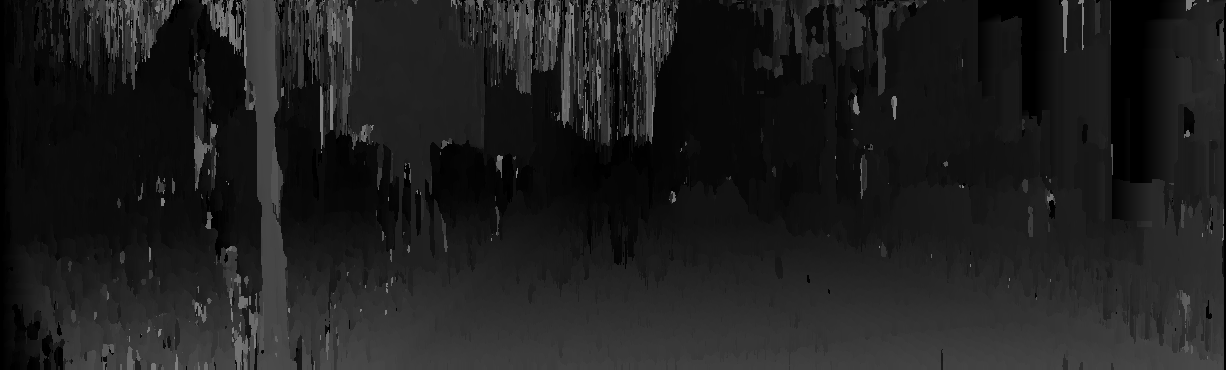
//> input picture PREVEDI01/Disp_2.png, 1226 x 370 px, given in place of Disp_2.png_10.png, which was not available
$ ./genera_train ../PREVEDI01/Disp_2.png   (built with g++ and OpenCV 4)
//> lines starting //> are read from the running program, lines starting //| are printed output that depends on the picture; pictures that were not available may be replaced by others from this repository, and a replacement may not be noted
### GENERATORE TRAIN 01/census.h
#ifndef CENSUS_H
#define CENSUS_H

#include <opencv/highgui.h>
#include <opencv/cxcore.h>
#include <opencv/cv.h>

uchar hamming_Distance(uchar left, uchar right);


int census_Transform_Binary(IplImage *image, IplImage *result,int window);

int census_Transform_Ternary(IplImage *image, IplImage *result,int window);

int census_Transform_Binary_Cross(IplImage *image, IplImage *result,int window);

int census_Transform_Ternary_Cross(IplImage *image, IplImage *result,int window);

int sparse_Census_Transform(IplImage *image, IplImage *result,int window);

int mini_Census_Transform(IplImage *image, IplImage *result);

int hamming_Distance_bis(int left, int right);

int hamming_Aggregation(IplImage *L_Trasformed, IplImage *R_Trasformed,int x_L,int y_L,int x_R, int y_R);

#endif

### GENERATORE TRAIN 01/cost.h
#ifndef COST_H
#define COST_H

#include <stdlib.h>
#include "DSI.h"

typedef struct
{
	int costoCentrale;
	int costoDestro;
	int costoSinistro;
} costi;

void findTotalCost(t_DSI *DSI,costi **totalCostMatrix);

#endif

### GENERATORE TRAIN 01/disparity.h
#ifndef DISPARITY_H
#define DISPARITY_H

#include <stdio.h>
#include <stdlib.h>
#include <opencv/highgui.h>
#include <opencv/cxcore.h>
#include <opencv/cv.h>

int **findDisparity(int *v,int w, int h,int dMax);

void getDisparityMap(int *v,int w, int h,int dMax,int offset, IplImage *disparityImage);

#endif

### GENERATORE TRAIN 01/typeSS.h
#ifndef TYPESS_H
#define TYPESS_H

enum typeSS {LEFT_RIGHT, RIGHT_LEFT, UP_DOWN, DOWN_UP, UPLEFT_DOWNRIGHT, DOWNRIGHT_UPLEFT, DOWNLEFT_UPRIGHT, UPRIGHT_DOWNLEFT};

#endif

### GENERATORE TRAIN 01/DSI.h
#ifndef DSI_H
#define DSI_H

#include <stdlib.h>
#include <stdio.h>
#include <opencv/highgui.h>
#include <opencv/cxcore.h>
#include <opencv/cv.h>
#include "typeSS.h"

typedef struct _DSI
{
	int width;
	int height;
	int dMax;
	int  *values;
} t_DSI;

t_DSI* create_DSI(int width, int height, int dmax);

void free_DSI(t_DSI * DSI);

#define DSI_ELEMENT(DSI,x,y,d) *(DSI->values+ d*DSI->width*DSI->height +y*DSI->width +x);

void add_costs_array_DSI(t_DSI* DSI, int x, int y, int* costs_array);

void disparity_map(t_DSI* DSI, IplImage* disparity_map);

void printDSI(t_DSI * DSI, char* filename);

t_DSI* readDSI(char* filename);

#endif

### GENERATORE TRAIN 01/SGM.h
#ifndef SGM_H
#define SGM_H

#include "DSI.h"
#include "kitti.h"

void SGM();

void compute(IplImage* L, IplImage* R, int dMax, float P1, float P2, t_DSI* DSI, int mask, t_DSI** scanline_DSI);

void single_scanline(IplImage* L, IplImage* R, int dMax, float P1, float P2, t_DSI* DSI, int type);

void init_xy(int*x, int*y, int width, int height, int typeSS);

int scan_xy(int* x,int* y,int width,int height, int typeSS);

void global_costs(IplImage *L, IplImage* R, int x, int y, int dMax, float P1, float P2, int* previous_global_costs, int* global_costs);

int cost(IplImage* L, IplImage* R, int x, int y, int d);

float adjust_P2(IplImage* image, int x, int y, int previous_x, int previous_y, float P2);

#endif

### GENERATORE TRAIN 01/kitti.h
#ifndef KITTI_H
#define KITTI_H

#include <opencv/highgui.h>
#include <opencv/cxcore.h>
#include <opencv/cv.h>

//Evalutation area
#ifndef ALL_PIXELS
#define ALL_PIXELS 0
#endif

#ifndef ESTIMATED_PIXELS
#define ESTIMATED_PIXELS 1
#endif

IplImage* KITTI_load_image(char* KITTI_file_name);
void KITTI_save_image(IplImage *KITTI_Image, char* new_KITTI_file_name);
void KITTI_create_disparity_map(IplImage *KITTI_disparity_Image,float** data);
int KITTI_evaluate(char* path_Disparity_map,char*path_GroundTruth_noc,char*path_GroundTruth_occ);
void KITTI_interpolate_BackGround(float** data,int w, int h);

#endif

### GENERATORE TRAIN 01/matrix.h
int **trovaMinimi(int *vettore,int w, int h,int d);

int **trovaDisparitaL(int *vettore,int w, int h,int d);

int **trovaDisparitaR(int *vettore,int w, int h,int d);


int findSecondMinimums(int *vettore,int w, int h,int dMax, int** secondMinimumMatrix);

int findLocalMinimum(int *vettore,int w, int h,int dMax, int** localMinimumMatrix);

### GENERATORE TRAIN 01/census.c
#include <opencv/highgui.h>
#include <opencv/cxcore.h>
#include <opencv/cv.h>
#include "census.h"


// [166 lines left out: functions evaluate_Census_Binary, evaluate_Census_Tris, evaluate_Mini_Census, compare_Value_Ternary, not called in this run]

uchar compare_Value_Binary(uchar center, uchar other){

	uchar census=0,bit=0;

	if(center>=other){
		bit = 1;
		census <<= 1;
		census+=bit;
	}else{
		bit = 0;
		census <<= 1;
		census+=bit;
	}

	return census;

}

// [56 lines left out: functions evaluate_Census, hamming_Distance, not called in this run]

int census_Transform_Binary(IplImage *image, IplImage *result,int window){

	int i,j,h,w,dim,x,y;
	long census,bit,centerCount;
	uchar center,left,right,up,down;
	IplImage *temp = cvCreateImage(cvSize(image->width+(window-1),image->height+(window-1)),8,1);

	dim=window/2;
	h=temp->height;
	w=temp->width;

	//Costruisco un'immagine nuova con un bordo grande come window/2, in modo tale da poter fare
	//la trasformata anche ai pixel che non hanno i vicini destri o sinistri
	for(i=0;i<h;i++){
		for(j=0;j<w;j++){
			if(i<dim || j<dim || i>=h-dim || j>=w-dim){
				CV_IMAGE_ELEM(temp,uchar,i,j)=0;
			}else{
				CV_IMAGE_ELEM(temp,uchar,i,j)=CV_IMAGE_ELEM(image,uchar,i-dim,j-dim);
			}
		}
	}
	for(i=dim;i<h-dim;i++){
		for(j=dim;j<w-dim;j++){
			census=0;
			centerCount=0;
			for (x=i-dim;x<=i+dim;x++){
				for(y=j-dim;y<=j+dim;y++){
					if(centerCount!=window*window/2){//scarto il pixel centrale
						census <<= 1;
						bit = compare_Value_Binary(CV_IMAGE_ELEM(temp,uchar,i,j),CV_IMAGE_ELEM(temp,uchar,x,y));
						census+=bit;
					}
					centerCount++;
				}
			}
			CV_IMAGE_ELEM(result,uchar,i,j)=census;
			//printf("%ld - %d\n", census, CV_IMAGE_ELEM(result,uchar,i,j));
		}
	}
	return 1;

}

// [190 lines left out: functions census_Transform_Ternary, census_Transform_Binary_Cross, census_Transform_Ternary_Cross, sparse_Census_Transform, mini_Census_Transform, not called in this run]


int hamming_Aggregation(IplImage *L_Trasformed, IplImage *R_Trasformed,int x_L,int y_L,int x_R, int y_R){

	int i,j,h,w,dim=5/2,x,y,total=0;

	for(i=y_L-dim;i<=y_L+dim;i++){
		for(j=x_L-dim;j<=x_L+dim;j++){
			total += hamming_Distance_bis(CV_IMAGE_ELEM(L_Trasformed,uchar,i+dim,j+dim),CV_IMAGE_ELEM(R_Trasformed,uchar,i+dim,j+dim+(x_R-x_L)));
		}
	}

	return total;
}

int hamming_Distance_bis(int left, int right){

	int distance=0;
	int val = left ^ right;

	while (val!=0)
	{
		val = val & (val-1);
		distance++;
	}

	return distance;

}


// [14 lines left out: function hamming_Distance, not called in this run]

### GENERATORE TRAIN 01/DSI.c
#include "DSI.h"
#pragma warning (disable : 4996)

// [5 lines left out: function free_DSI, not called in this run]

t_DSI* create_DSI(int width, int height, int dMax)
{
	int *values;
	t_DSI* DSI=(t_DSI*)malloc(sizeof(t_DSI));
	DSI->dMax=dMax;
	DSI->width=width;
	DSI->height=height;
	values=(int*)malloc(sizeof(int)*(dMax+1)*width*height);
	DSI->values=values;

	//Valori del DSI settati a -1
	memset(DSI->values,-1,(dMax+1)*width*height*sizeof(int));

	return DSI;
}

void add_costs_array_DSI(t_DSI* DSI, int x, int y, int* costs_array)
{
	//Al primo inserimento i campi saranno uguali a -1, quindi viene salvato il valore
	//Altrimenti viene sommato al valore precedentemente salvato

	int d;
	int * v;
	for(d=0;d<DSI->dMax+1;d++)
	{
		v=(DSI->values+ d*DSI->width*DSI->height +y*DSI->width +x);
		if(*v<0)
			*v=costs_array[d];
		else
			*v+=costs_array[d];
	}
}

// [64 lines left out: functions disparity_map, printDSI, readDSI, not called in this run]

### GENERATORE TRAIN 01/SGM.c
#include "SGM.h"
#include "census.h"
#include <omp.h>

// [25 lines of commented-out code are left out]
void compute(IplImage* L, IplImage* R, int dMax, float P1, float P2, t_DSI* DSI, int mask, t_DSI** scanline_DSI)
{
	int i;
	int x, y, d;

	IplImage* censusL=cvCreateImage(cvSize(L->width,L->height),L->depth,L->nChannels),* censusR=cvCreateImage(cvSize(R->width,R->height),R->depth,R->nChannels);

	//census_Transform(L,censusL,9);
	//census_Transform(R,censusR,9);

	census_Transform_Binary(L, censusL,9);
	census_Transform_Binary(R, censusR,9);


	clock_t start = clock();
//la pragma mi fa andare il ciclo in parallelo sui vari core, così riduco di molto i tempi di esecuzione
	 #pragma omp parallel for private (i)
	for(i=0;i<8;i++)
	{
		printf("Running scanline %d\n", i);
		//Maschera per selezionare quale/i singola/e scanline utilizzare per la costruzione del DSI
		if((mask >> i) & 1)
		{
			scanline_DSI[i] = create_DSI(L->width, R->height, dMax);

			//Invocazione della singola scanline
			single_scanline(censusL, censusR, dMax, P1, P2, scanline_DSI[i], i);
		}
	}

// [10 lines of commented-out code are left out]
	clock_t end = clock();
	printf("Time for scanline %d: %f seconds\n", i, (end - start) / (float)CLOCKS_PER_SEC);


}

void single_scanline(IplImage* L, IplImage* R, int dMax, float P1, float P2, t_DSI* DSI, int type)
{
	//Dichiarazione delle variabili locali
	int x,y,scan,previous_x,previous_y,dim,h,w,i,j;
	int* previous_global_costs;
	int* current_global_costs;
	int height=L->height;
	int width=L->width;

	IplImage *temp_L = cvCreateImage(cvSize(L->width+(5-1),L->height+(5-1)),8,1);
	IplImage *temp_R = cvCreateImage(cvSize(R->width+(5-1),R->height+(5-1)),8,1);

	//Creazione immagini per aggregazione dei costi
	dim=5/2;
	h=temp_L->height;
	w=temp_L->width;

	for(i=0;i<h;i++){
		for(j=0;j<w;j++){
			if(i<dim || j<dim || i>=h-dim || j>=w-dim){
				CV_IMAGE_ELEM(temp_L,uchar,i,j)=0;
				CV_IMAGE_ELEM(temp_R,uchar,i,j)=0;
			}else{
				CV_IMAGE_ELEM(temp_L,uchar,i,j)=CV_IMAGE_ELEM(L,uchar,i-dim,j-dim);
				CV_IMAGE_ELEM(temp_R,uchar,i,j)=CV_IMAGE_ELEM(R,uchar,i-dim,j-dim);
			}
		}
	}

	//Allocazione dell'array dei costi precedenti
	previous_global_costs=(int*)calloc(sizeof(int),(dMax+1));

	//Inizializzazione delle variabili posizionali d'appoggio in base al tipo di scanline
	init_xy(&x, &y, width, height, type);
	previous_x=x;
	previous_y=y;

	//Ciclo unico per tutta la singola scanline, la variabile di ritorno della funzione scan_xy() indica se la scanline è conclusa,
	// se è necessario resettare l'array dei costi precedenti o se procedere senza interventi

	while(scan=scan_xy(&x,&y,width,height,type))
	{
		float adjusted_P2;

		if(scan>1)
			//Reset dell'array dei costi precedenti
			memset(previous_global_costs,0,(dMax+1)*sizeof(int));

		//Allocazione dell'array dei costo correnti
		current_global_costs=(int*)calloc(sizeof(int),(dMax+1));

		//Calcolo dello smoothness penalty P2 dinamico
		adjusted_P2=adjust_P2(L, x, y, previous_x, previous_y, P2);

		//Calcolo dei costi globali
		global_costs(temp_L, temp_R, x, y, dMax, P1, adjusted_P2, previous_global_costs, current_global_costs);

		//Aggiunta dell'array al DSI
		add_costs_array_DSI(DSI, x, y, current_global_costs);

		//L'array dei costi correnti viene copiato nell'array dei costi precedenti
		memcpy(previous_global_costs, current_global_costs, (dMax+1)*sizeof(int));

		//Deallocazione dell'array dei costi correnti
		free(current_global_costs);

		previous_x=x;
		previous_y=y;
	}
	free(previous_global_costs);

}

void init_xy(int*x, int*y, int width, int height, int typeSS)
{
	if(typeSS==LEFT_RIGHT)
	{
		*x=-1;
		*y=0;
		return;
	}

	if(typeSS==RIGHT_LEFT)
	{
		*x=width;
		*y=0;
		return;
	}

	if(typeSS==UP_DOWN)
	{
		*x=0;
		*y=-1;
		return;
	}

	if(typeSS==DOWN_UP)
	{
		*x=0;
		*y=height;
		return;
	}
	if(typeSS==UPLEFT_DOWNRIGHT)
	{
		*x=-1;
		*y=height-2;
		return;
	}

	if(typeSS==DOWNRIGHT_UPLEFT)
	{
		*x=width;
		*y=1;
		return;
	}

	if(typeSS==DOWNLEFT_UPRIGHT)
	{
		*x=-1;
		*y=1;
		return;
	}

	if(typeSS==UPRIGHT_DOWNLEFT)
	{
		*x=width;
		*y=height-2;
		return;
	}
}

int scan_xy(int* x,int* y,int width,int height, int typeSS)
{
	/*
	Per ogni invocazione restituisce:
	0 se la scanline è conclusa
	2 se è conclusa una riga e quindi è necessario resettare l'array d'appoggio
	1 altrimenti
	*/

	if(typeSS==LEFT_RIGHT)
	{
		if(*y>=height-1 && *x>=width-1)
			return 0;
		if(*x>=width-1)
		{
			*y+=1;
			*x=0;
			return 2;
		}
		else
			*x+=1;
		return 1;
	}

	if(typeSS==RIGHT_LEFT)
	{
		if(*y>=height-1 && *x<=0)
			return 0;
		if(*x<=0)
		{
			*y+=1;
			*x=width-1;
			return 2;
		}
		else
			*x-=1;
		return 1;
	}

	if(typeSS==UP_DOWN)
	{
		if(*x>=width-1 && *y>=height-1)
			return 0;
		if(*y>=height-1)
		{
			*x+=1;
			*y=0;
			return 2;
		}
		else
			*y+=1;
		return 1;
	}

	if(typeSS==DOWN_UP)
	{
		if(*x>=width-1 && *y<=0)
			return 0;

		if(*y<=0)
		{
			*x+=1;
			*y=height-1;
			return 2;
		}
		else
			*y-=1;
		return 1;
	}

	if(typeSS==UPLEFT_DOWNRIGHT)
	{
		if(*x>=width-1 && *y<=0)
			return 0;
		if(*x>=width-1 || *y>=height-1)
		{
			if(*x<height-1)
			{
				*y-=(*x+1);
				*x=0;
			}
			else
			{
				*x-=(*y-1);
				*y=0;
			}
			return 2;
		}
		else
		{
			*x+=1;
			*y+=1;
			return 1;
		}
	}

	if(typeSS==DOWNRIGHT_UPLEFT)
	{
		if(*x<=0 && *y>=height-1)
			return 0;
		if(*y<=0 || *x<=0)
		{
			if(*x>width-height)
			{
				*y=width-*x;
				*x=width-1;
			}
			else
			{
				*x+=(height-2-*y);
				*y=height-1;
			}
			return 2;
		}
		else
		{
			*x-=1;
			*y-=1;
		}
		return 1;
	}

	if(typeSS==DOWNLEFT_UPRIGHT)
	{
		if(*x>=width-1 && *y>=height-1)
			return 0;
		if(*x>=width-1 || *y<=0)
		{
			if(*x<height-1)
			{
				*y=*x+1;
				*x=0;
			}
			else
			{
				*x-=(height-2-*y);
				*y=height-1;
			}
			return 2;
		}
		else
		{
			*y-=1;
			*x+=1;
		}
		return 1;
	}

	if(typeSS==UPRIGHT_DOWNLEFT)
	{
		if(*x<=0 && *y<=0)
			return 0;
		if(*x<=0 ||*y>=height-1)
		{
			if(*x>width-height)
			{
				*y=height-(width-*x+1);
				*x=width-1;
			}
			else
			{
				*x+=(*y-1);
				*y=0;
			}
			return 2;
		}
		else
		{
			*x-=1;
			*y+=1;
		}
		return 1;
	}
}

void global_costs(IplImage *L, IplImage* R, int x, int y, int dMax, float P1, float P2, int* previous_global_costs, int* global_costs)
{
	/*
	Non è necessario considerare tutti i valori delle disparità del punto precedente,
	ma al più 4 valori per trovare il costo minore:

	1)Costo del punto precedente alla disparità corrente
	2)Costo del punto precedente alla disparità strettamente minore alla disparità corrente (se non sto considerando la disparità 0)
	3)Costo del punto precedente alla disparità strettamente maggiore alla disparità corrente (se non sto considerando la disparità dMax)
	4)Costo minore del punto precedente + P2 che sarà il valore massimo che può assumere il costo corrente a meno del costo puntuale
	*/

	int i,threshold_cost=INT_MAX;
	for(i=0;i<dMax+1;i++)
	{
		if(previous_global_costs[i]<threshold_cost)
			threshold_cost=previous_global_costs[i];
	}
	threshold_cost+=P2;
	for(i=0;i<dMax+1;i++)
	{
		int best_cost=previous_global_costs[i];
		if(i>0 && previous_global_costs[i-1]+P1<best_cost)
			best_cost=previous_global_costs[i-1]+P1;
		if(i<dMax && previous_global_costs[i+1]+P1<best_cost)
			best_cost=previous_global_costs[i+1]+P1;
		if(threshold_cost<best_cost)
			best_cost=threshold_cost;
		global_costs[i]=cost(L, R, x, y, i)+best_cost-(threshold_cost-P2);
	}
}

int cost(IplImage* L, IplImage* R, int x, int y, int d)
{
	int x_R=x-d;
	if(x_R<0)
		x_R=0;
	return hamming_Aggregation(L,R,x,y,x_R,y);//hamming_Distance(CV_IMAGE_ELEM(L,uchar,y,x*L->nChannels),CV_IMAGE_ELEM(R,uchar,y,x_R*L->nChannels))*20;
}

float adjust_P2(IplImage* image, int x, int y, int previous_x, int previous_y, float P2)
{
	return P2;
	// [16 lines of commented-out code are left out]
}

### GENERATORE TRAIN 01/genera_train.cpp
#include <stdio.h>
#include <stdlib.h>
#include <opencv/highgui.h>
#include <opencv/cxcore.h>
#include <opencv/cv.h>

#include "matrix.h"
#include "kitti.h"
#include "SGM.h"
#include "disparity.h"

#include <math.h>
#include <omp.h>

#define BYTE unsigned char

using namespace std;
using namespace cv;

#define RADIUS 4

//prende una mappa di disparità, la ground truth, calcola tutte le varie features, il risultato, e genera il csv
// [184 lines left out: function crea_csv, not called in this run]

int main(int argc, char **argv){

//dMin e dMax delle DSI
	int dMin=0;
	int dMax=127;

	int res,i,j,d=0,z;
	int scale_factor=16;

//matrici dei minimi per SGM
	int **matriceMinimiIndexL;

	char nome[20];

//vettore di 8 DSI, una per ciascuna delle 8 direzioni usate da SGM
	t_DSI* scanline_DSI[8];

	IplImage *OutputImageL=NULL;
	IplImage *OutputImageR=NULL;
	IplImage *KITTI_Output_Image_L= NULL;
	IplImage *KITTI_Output_Image_R= NULL;

//dal momento che tutte le immagini di KITTI sono in un path fisso ed i nomi hanno lo stesso formato, prendo in ingresso un numero id che indica con quale coppia
//di KITTI lavorerò. In questo modo per generare un train da più immagini basta lanciare un for da terminale e via

	if (argc != 2)
	{
		printf("Usage: %s id\n", argv[0]);
		return 0;
	}

	IplImage *KITTI_left;
	IplImage *KITTI_right;
	IplImage *GroundTruth;

	char name[500]; char* q = (argv[1]);

//Comando utile in caso lanciate il programma con un ciclo for nel terminale
printf("Sono alla %s\n", q);

//Apro immagine sinistra, destra, e Ground Truth
	sprintf(name, "/home/simo/KITTI/training/image_0/000%s_10.png", q);
		KITTI_left = cvLoadImage(name,CV_LOAD_IMAGE_GRAYSCALE);
//> KITTI_left is the input picture: 370 rows x 1226 cols, CV_8UC1; min 0, max 127, mean 30.5
	sprintf(name, "/home/simo/KITTI/training/image_1/000%s_10.png", q);
		KITTI_right = cvLoadImage(name,CV_LOAD_IMAGE_GRAYSCALE);
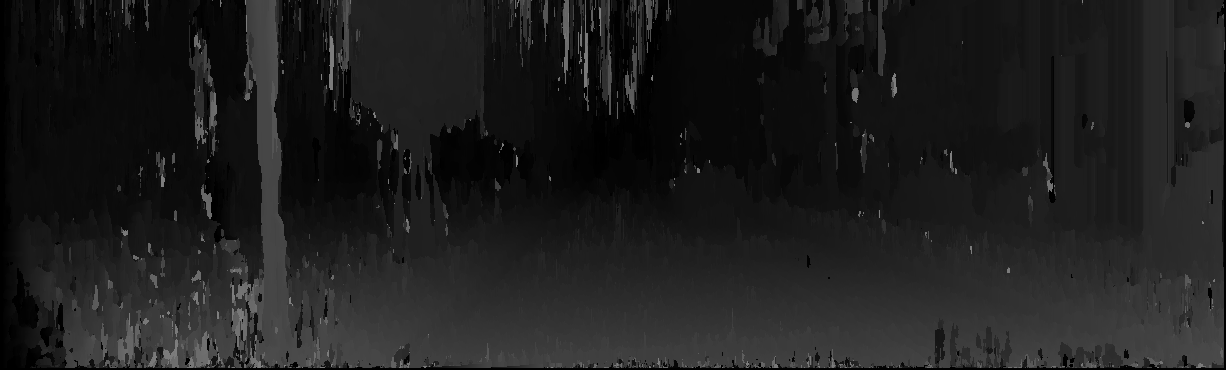
//> input picture PREVEDI01/Disp_3.png, 1226 x 370 px, given in place of Disp_2.png_10.png, which was not available
//> KITTI_right is the input picture: 370 rows x 1226 cols, CV_8UC1; min 0, max 127, mean 29.8
	sprintf(name, "/home/simo/KITTI/training/disp_noc/000%s_10.png", q);
		GroundTruth = cvLoadImage(name,CV_LOAD_IMAGE_GRAYSCALE);

	int w=KITTI_left->width;
//> w = 1226
	int h=KITTI_left->height;
//> h = 370


//Creo un'immagine dove salvare di volta in volta la mappa di disparità ottenuta da una delle 8 scanline

	KITTI_Output_Image_L=cvCreateImage(cvGetSize(KITTI_left),8,1);

	printf("Matrix init\n");

//Alloco memoria per la matrice dei minimi
	matriceMinimiIndexL=(int**)calloc(h,sizeof(int*));
	for(i=0;i<h;i++)
	{
		matriceMinimiIndexL[i]=(int*)calloc(w,sizeof(int));
	}

//Creo una DSI
	t_DSI* DSI=create_DSI(KITTI_left->width, KITTI_right->height, dMax);


//L'ULTIMA CIFRA DEL COMPUTE E' UNA MASCHERA PER DECIDERE QUANTE SCANLINE FARE 255 = TUTTE E 8
//La funzione compute si trova nel file SGM.c
	printf("Starting SGM...\n");
	compute(KITTI_left,KITTI_right, dMax, 30, 300, DSI, 255, scanline_DSI);
//> after the loop in census_Transform_Binary, `for(i=0;i<h;i++)`:
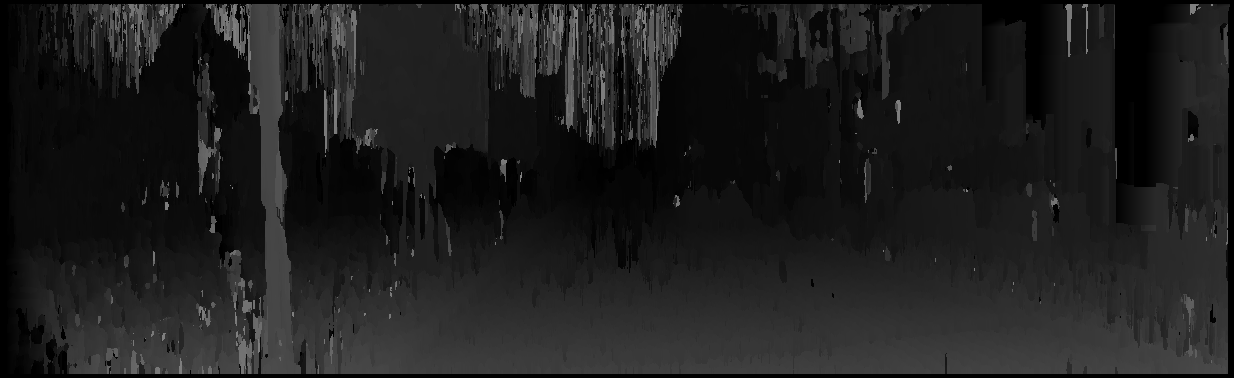
//> temp: 378 rows x 1234 cols, CV_8UC1; min 0, max 127, mean 29.7
//> the loop in census_Transform_Binary, `for(i=dim;i<h-dim;i++)` made 370 passes
//> census on passes 1 to 3: -66702262753, -32212254721, -1
//> after the loop in census_Transform_Binary, `for(i=dim;i<h-dim;i++)`:
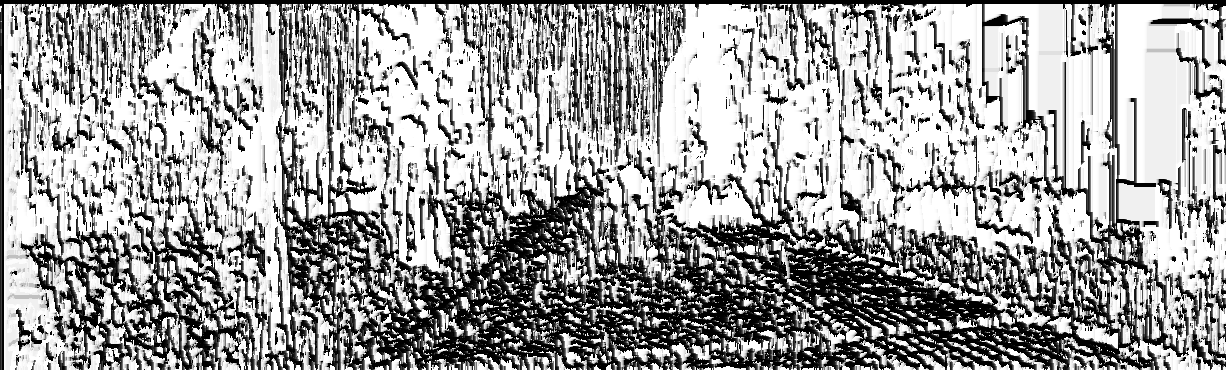
//> result: 370 rows x 1226 cols, CV_8UC1; min 0, max 255, mean 159.6
//> after the loop in census_Transform_Binary, `for(i=dim;i<h-dim;i++)`: census = -4043121958634651649; centerCount = 81; bit = 1
//> call 2 of census_Transform_Binary, with window = 9
//> after the loop in census_Transform_Binary (call 2), `for(i=0;i<h;i++)`:
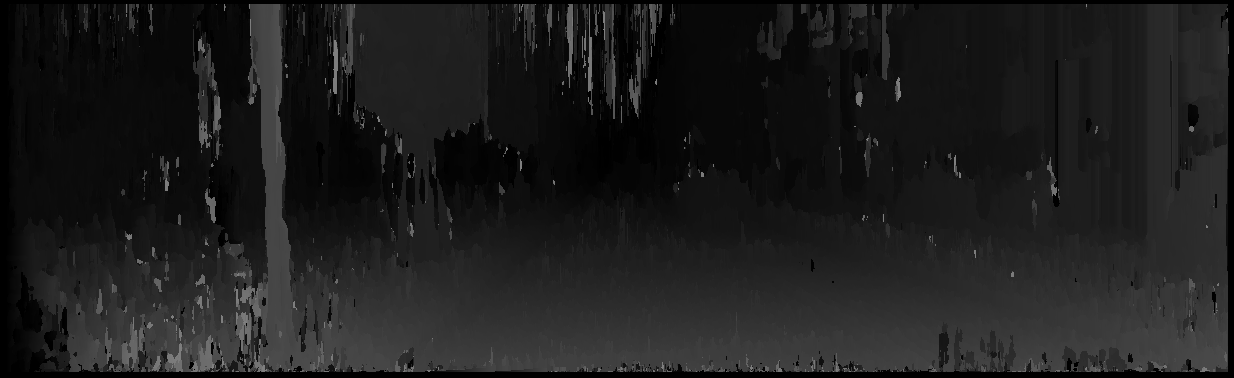
//> temp: 378 rows x 1234 cols, CV_8UC1; min 0, max 127, mean 29
//> the loop in census_Transform_Binary (call 2), `for(i=dim;i<h-dim;i++)` made 370 passes
//> census on passes 1 to 3: -15453393191361, -7896744151187905, -4043119811268673857
//> after the loop in census_Transform_Binary (call 2), `for(i=dim;i<h-dim;i++)`:
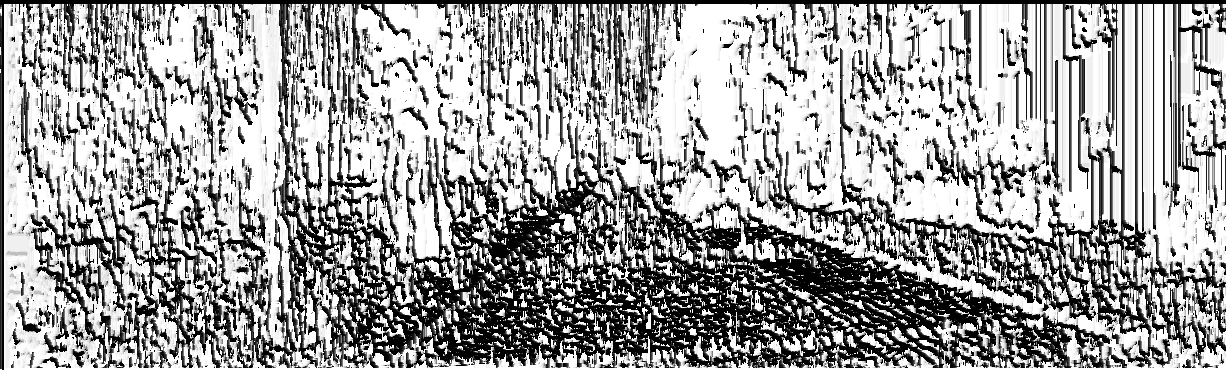
//> result: 370 rows x 1226 cols, CV_8UC1; min 0, max 255, mean 160.3
//> after the loop in census_Transform_Binary (call 2), `for(i=dim;i<h-dim;i++)`: census = -4035225266123964417; centerCount = 81; bit = 1
//> (the run ends here: the time limit is reached, at `*v=costs_array[d];`)
